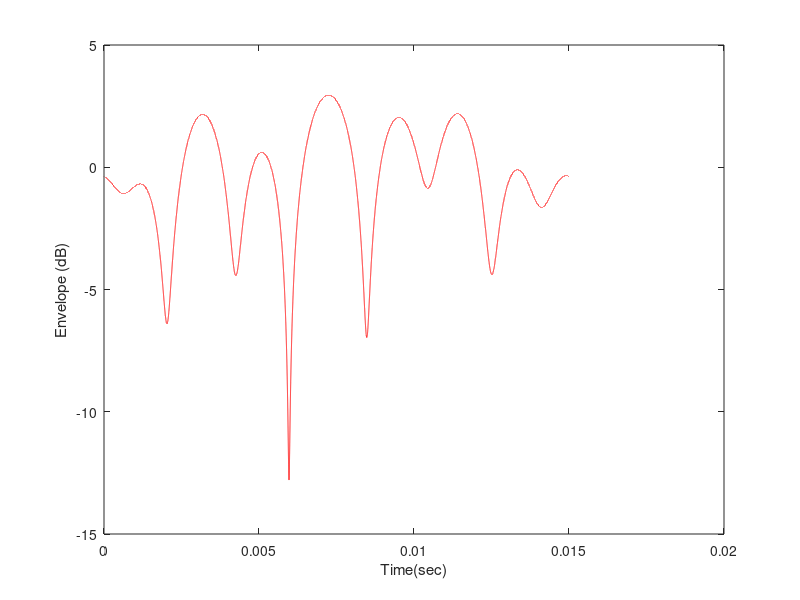

MATLAB code for this plot:
%%%%%%%%%%%%%%%%%%%%%%%%%%%%%%%%%%%%%%%%%%%%%%%%%%%%%%%%%%%%%%%%%%%%%%%%%%
% RAYLEIGH FADING SIMULATOR BASED UPON SMITH'S METHOD
% N is the number of paths
% M is the total number of points in the frequency domain
% fm is the Doppler frequency in Hz
% fs is the sampling frequency in Hz
% df is the step size in the frequency domain
%%%%%%%%%%%%%%%%%%%%%%%%%%%%%%%%%%%%%%%%%%%%%%%%%%%%%%%%%%%%%%%%%%%%%%%%%%
clear all;
close all;                          
 
N=10;
fm=300;
df=(2*fm)/(N-1);
fs=7.68e6;
M=round(fs/df);
T=1/df;
Ts=1/fs;                                
 
% Generate two sequences of N complex Gaussian random variables 
g=randn(1,N/2)+j*randn(1,N/2);
gc=conj(g);
g1=[fliplr(gc), g];                                  
 
g=randn(1,N/2)+j*randn(1,N/2);
gc=conj(g);
g2=[fliplr(gc), g];                 
 
% Generate Doppler Spectrum S
f=-fm:df:fm;
S=1.5./(pi*fm*sqrt(1-(f/fm).^2));
S(1)=2*S(2)-S(3);
S(end)=2*S(end-1)-S(end-2);   
 
% Multiply the complex sequences with the Doppler Spectrum S, take IFFT
X=g1.*sqrt(S);
X=[zeros(1,round((M-N)/2)), X, zeros(1,round((M-N)/2))];
x=abs(ifft(X,M));                             
 
Y=g2.*sqrt(S);
Y=[zeros(1,round((M-N)/2)), Y, zeros(1,round((M-N)/2))];
y=abs(ifft(Y,M));                             
 
% Find the resulting Rayleigh faded envelope
z=x+j*y;
r=abs(z);                       
 
t=0:Ts:T-Ts;
plot(t,10*log10(r/mean(r)),'r')
xlabel('Time(sec)')
ylabel('Envelope (dB)')
%%%%%%%%%%%%%%%%
